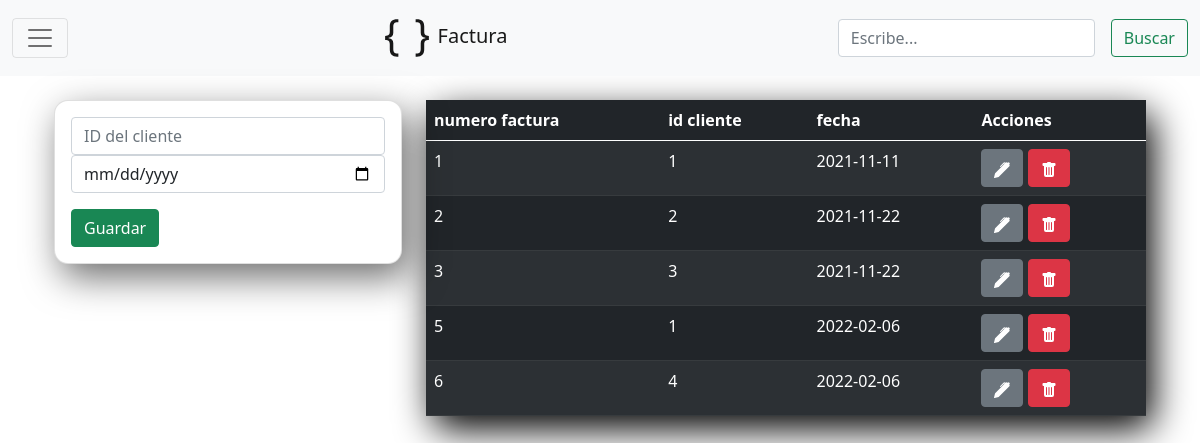
The app's page /proyectosql/factura/index.php with its own data.
### tables this page shows
CREATE TABLE `factura` (
  `num_factura` int(11) NOT NULL,
  `id_cliente` int(11) DEFAULT NULL,
  `fecha` date DEFAULT NULL
);

### proyectosql/factura/index.php (the view, shortened to what this page needs)
<!doctype html>
<html lang="en">
  <head>
    <link href="https://cdn.jsdelivr.net/npm/bootstrap@5.0.2/dist/css/bootstrap.min.css" rel="stylesheet">
    <link rel="stylesheet" href="../style.css">
  </head>
  <body>
  <nav class="navbar navbar-light bg-light " >
    <div class="container-fluid">
      <button class="navbar-toggler" type="button" data-bs-toggle="offcanvas" data-bs-target="#offcanvasNavbar" aria-controls="offcanvasNavbar">
        <span class="navbar-toggler-icon"></span>
      </button>
      <a class="navbar-brand" href="../categorias/categorias.php"  >
        Factura
      </a>
      <form class="d-flex">
        <input class="form-control me-3" type="search" name= "busqueda" placeholder="Escribe..." aria-label="Search">
        <button class="btn btn-outline-success" name="enviar" type="submit">Buscar</button>
      </form>
    </div>
  </nav>
    <?php include("db.php")?>
    <div class="container p-4">
    <div class="row">
    <div class="col-md-4">
      <div class="card card-body">
         <form action="save.php" method="GET">
            <div class="from-group">
               <input type="text" name="id_cliente" class="form-control" placeholder="ID del cliente"autofocus>
            </div>
            <div class="from-group">
                <input type="date" name="fecha" class="form-control" placeholder="Fecha de la factura"autofocus>
            </div>
            <input type="submit" class="btn btn-success btn-block mt-3" name="save" value="Guardar">
         </form>
      </div>
    </div>
     <div class="col-md-8">
      <table class="table table-dark table-striped">
        <thead>
          <tr>
              <th>numero factura</th>
              <th>id cliente</th>
              <th>fecha</th>
              <th>Acciones</th>
          </tr>
        </thead>
          <tbody>
            <?php
              $query = "SELECT * FROM factura";
              $result_factura = mysqli_query($conn, $query);
              while($row = mysqli_fetch_array($result_factura)){?>
              <tr>
                <td><?php echo $row['num_factura']?></td>
                <td><?php echo $row['id_cliente']?></td>
                <td><?php echo $row['fecha']?></td>
                <td>
                <a href="edit.php?num_factura=<?php echo $row['num_factura']?>"class="btn btn-secondary">
                    </a>
                    <a href="delete.php?num_factura=<?php echo $row['num_factura']?>"class="btn btn-danger">
                  </a>
                </td>
              </tr>
              <?php } ?>
          </tbody>
    </table>
    </div>
    </div>
    </div>
  </body>
</html>

### proyectosql/style.css (style rules this page uses)
* { margin: 0%; padding: 0%; box-sizing: border-box; }
body { height: 100%; background-repeat: no-repeat; background-image: url("https://wallpapercave.com/wp/wp8030358.jpg"); -webkit-background-size: cover; -moz-background-size: cover; -o-background-size: cover; background-size: cover; }
.table { box-shadow: 7px 13px 37px #000; border-radius: 14px; }
.card { box-shadow: 7px 13px 37px rgba(0, 0, 0, 0.575); border-radius: 14px; }

### records on screen
factura: num_factura "1", id_cliente "1", fecha "2021-11-11"
factura: num_factura "2", id_cliente "2", fecha "2021-11-22"
factura: num_factura "3", id_cliente "3", fecha "2021-11-22"
factura: num_factura "5", id_cliente "1", fecha "2022-02-06"
factura: num_factura "6", id_cliente "4", fecha "2022-02-06"
